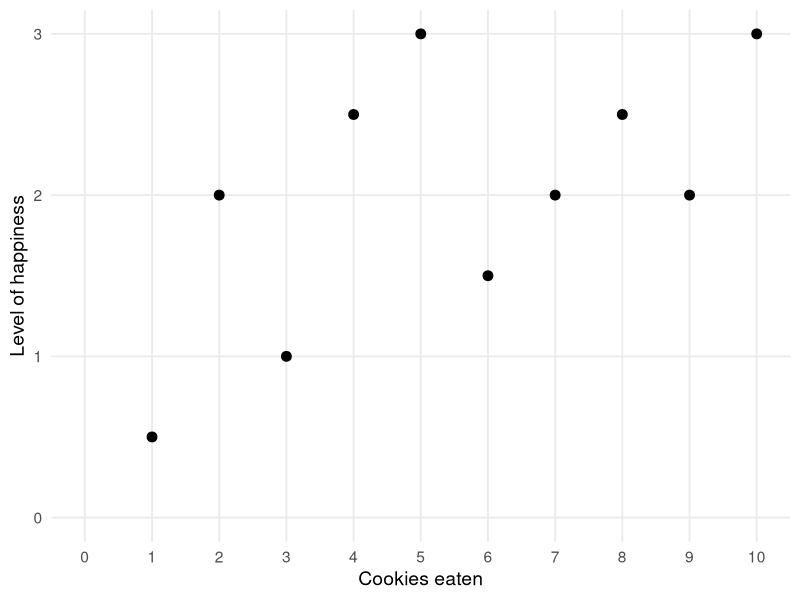
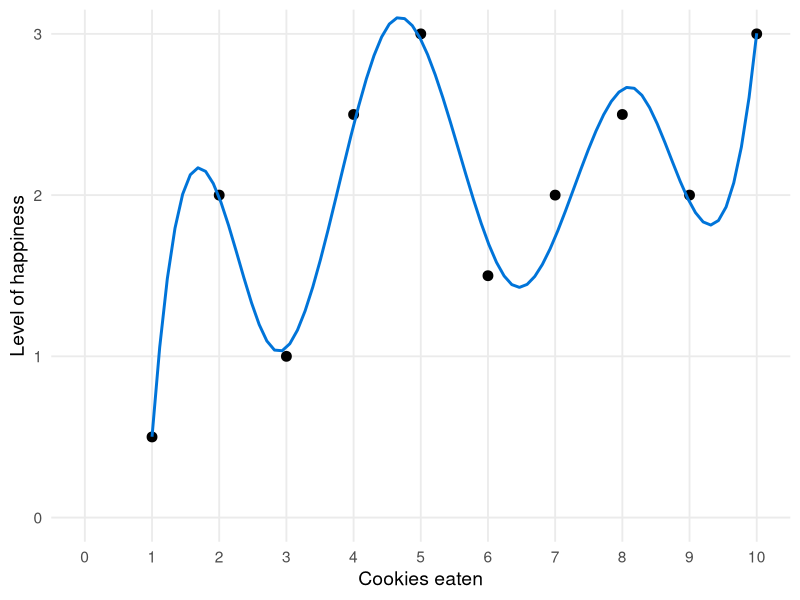
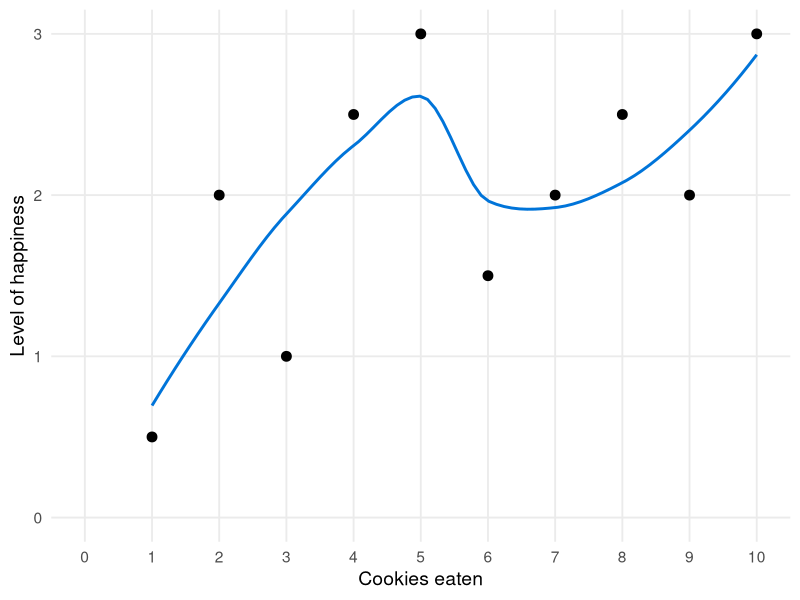
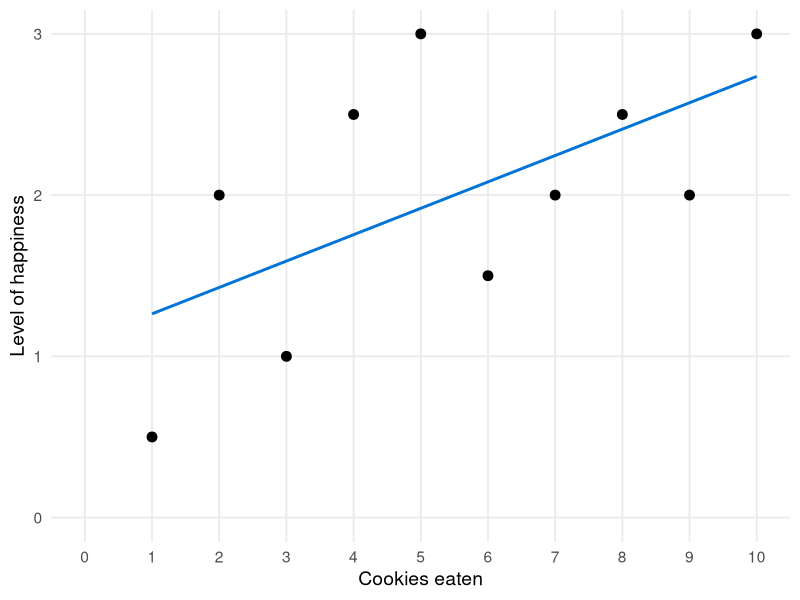
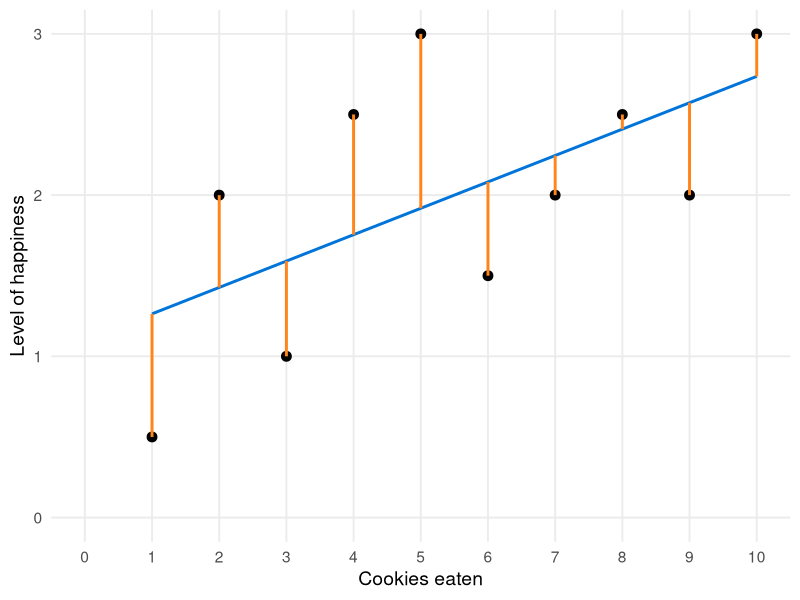
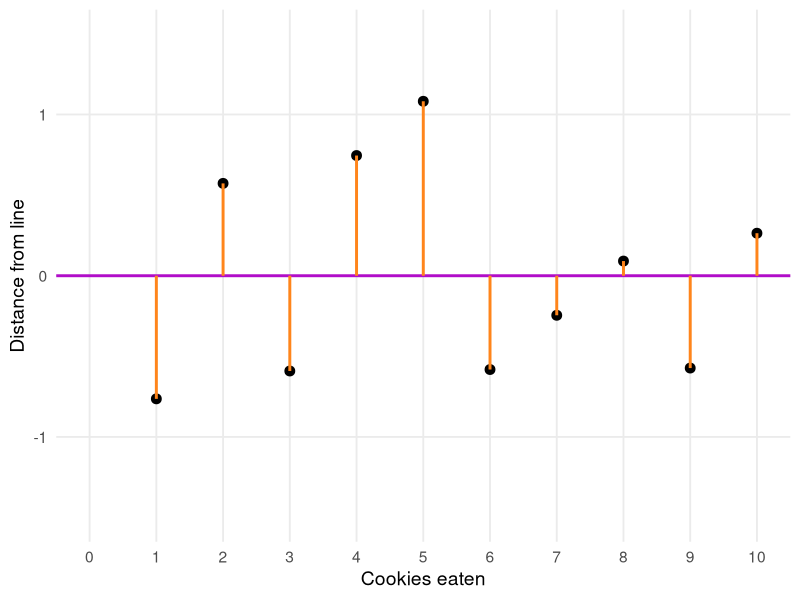
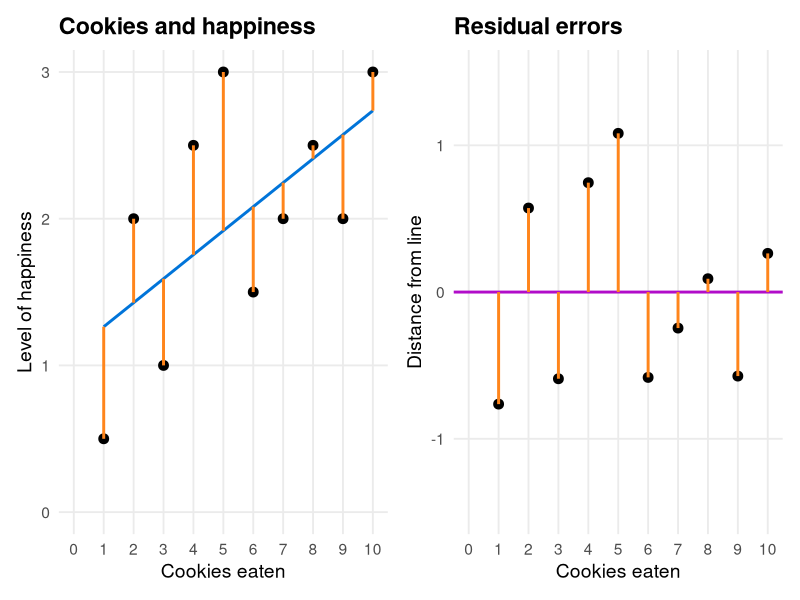

These figures' R source, in order:
## ---- chunk 1
#| echo: false
library(tidyverse)
library(patchwork)
library(broom)
library(knitr)
cookies <- tibble(happiness = c(0.5, 2, 1, 2.5, 3, 1.5, 2, 2.5, 2, 3),
                  cookies = 1:10)

cookies_data <- cookies
cookies_model <- lm(happiness ~ cookies, data = cookies)
cookies_fitted <- augment(cookies_model)
## ---- chunk 2
#| echo: false
#| eval: true

cookies |> 
  knitr::kable(format = "html")
## ---- chunk 3
#| echo: false
#| eval: true

cookies |> 
  knitr::kable(format = "html") |> 
  kableExtra::kable_styling(font_size = 30) # Adjust the font size as needed
## ---- chunk 4
#| echo: false
#| eval: true

cookies
## ---- chunk 5
#| echo: false
#| eval: true
#| fig-align: "center"
#| fig-width: 8
#| fig-height: 4


cookies_base <- ggplot(cookies_fitted, aes(x = cookies, y = happiness)) +
  geom_point(size = 3) +
  coord_cartesian(xlim = c(0, 10), ylim = c(0, 3)) +
  scale_x_continuous(breaks = 0:10) +
  labs(x = "Cookies eaten", y = "Level of happiness") +
  theme_minimal(base_size = 14) +
  theme(panel.grid.minor = element_blank(),
        plot.title = element_text(face = "bold"))

cookies_base
## ---- chunk 6
#| echo: false
#| eval: true
#| fig-align: "center"
#| fig-width: 8
#| fig-height: 4

cookies_base +
  geom_smooth(method = lm, color = "#0074D9", formula = y ~ splines::bs(x, 7), se = FALSE)
## ---- chunk 7
#| echo: false
#| eval: true
#| fig-align: "center"
#| fig-width: 8
#| fig-height: 4

cookies_base +
  geom_smooth(method = "loess", color = "#0074D9", se = FALSE)
## ---- chunk 8
#| echo: false
#| eval: true
#| fig-align: "center"
#| fig-width: 8
#| fig-height: 4

cookies_base +
  geom_smooth(method = "lm", color = "#0074D9", se = FALSE)
## ---- chunk 9
#| echo: false
#| eval: true
#| fig-align: "center"
#| fig-width: 8
#| fig-height: 4

cookies_with_residual <- cookies_base +
  geom_smooth(method = "lm", color = "#0074D9", se = FALSE) +
  geom_segment(aes(xend = cookies, yend = .fitted), color = "#FF851B", size = 1)

cookies_with_residual
## ---- chunk 10
#| echo: false
#| eval: true
#| fig-align: "center"
#| fig-width: 8
#| fig-height: 4

cookies_residual_only <- ggplot(cookies_fitted, aes(x = cookies, y = .resid)) +
  geom_hline(yintercept = 0, color = "#B10DC9", size = 1) +
  geom_point(size = 3) +
  geom_segment(aes(xend = cookies, yend = 0), color = "#FF851B", size = 1) +
  coord_cartesian(xlim = c(0, 10), ylim = c(-1.5, 1.5)) +
  scale_x_continuous(breaks = 0:10) +
  labs(x = "Cookies eaten", y = "Distance from line") +
  theme_minimal(base_size = 14) +
  theme(panel.grid.minor = element_blank(),
        plot.title = element_text(face = "bold"))

cookies_residual_only
## ---- chunk 11
#| echo: false
#| eval: true
#| fig-align: "center"
#| fig-width: 8
#| fig-height: 4

(cookies_with_residual + labs(title = "Cookies and happiness")) + 
  (cookies_residual_only + labs(title = "Residual errors"))
